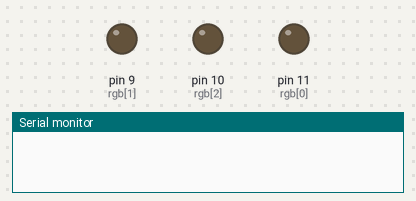
Bench run of a sketch on a simulated Arduino Uno, built with avr-gcc and run on an emulated ATmega328P. Shown: output pins drawn as LEDs (lit = HIGH), the last lines printed to the serial monitor. Random numbers use the default seed unless the sketch sets one; pins used as bus, display or sensor lines are not drawn.

Above: at 0.1 s.
At 6.1 s:
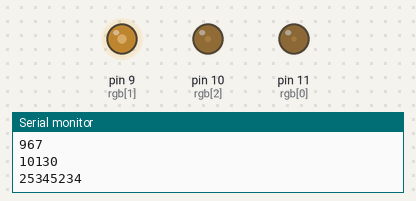
At 10.1 s:
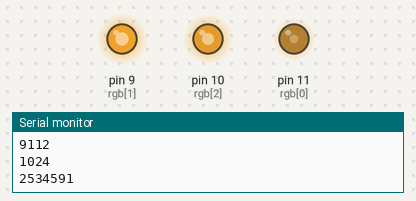
At 18.1 s:
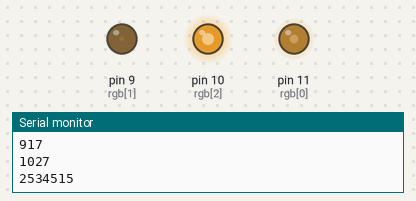
At 26.1 s:
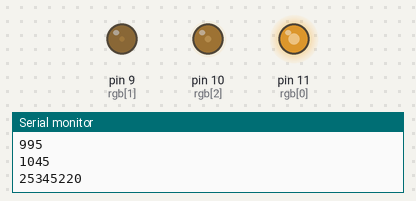
At 38.1 s:
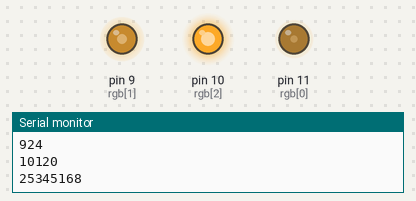
Timing chart, 0 to 39.6 s (numbered marks = the images above):
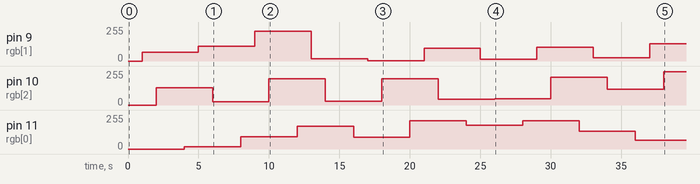

The sketch:

led_rgb_con_ciclo_for.ino
```cpp
int stato[3];
int rgb [3]= {11, 9, 10};
void setup(){
  Serial.begin(9600);
  randomSeed(analogRead(A0));
}

void loop(){
  for (int i=0; i<4; i++){
    stato[i] = random(0, 256);
  }
  for (int i=0; i<4; i++){
    analogWrite(rgb[i], stato[i]);
    delay(1000);
  }
  for (int i=0; i<4; i++){

    Serial.print(rgb[i]);

    Serial.println(stato [i]);
  }

}
```

Measured:
- by itself, pin 9 (rgb[1]): 0/255 → 67/255 at 1.0 s, → 112/255 4.0 s later, → 222/255 4.0 s later, → 17/255 4.0 s later, … (10 changes in this stretch)
- by itself, pin 10 (rgb[2]): 0/255 → 130/255 at 2.0 s, → 24/255 4.0 s later, → 196/255 4.0 s later, → 27/255 4.0 s later, … (10 changes in this stretch)
